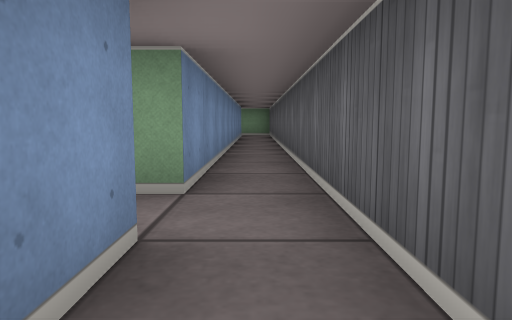
view 1 (above)

18 first-person views from a walk through a cub3D level. The camera is about half as high as the walls, tilts 6° down and sees 70° across. The floor is counted in squares. Each view is taken from the middle of a square. On the plan, view 1 faces up. The plan holds only what a view shows up to about 9 squares ahead; the rest is blank.

view 2
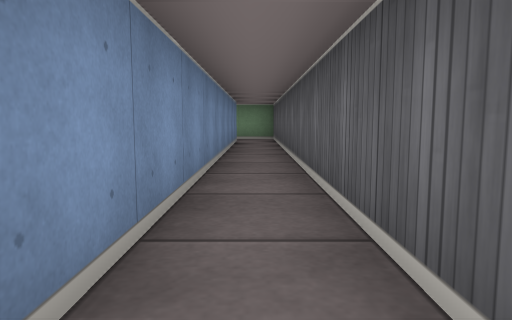

view 3
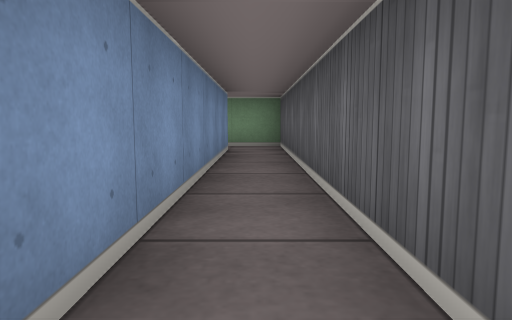

view 4
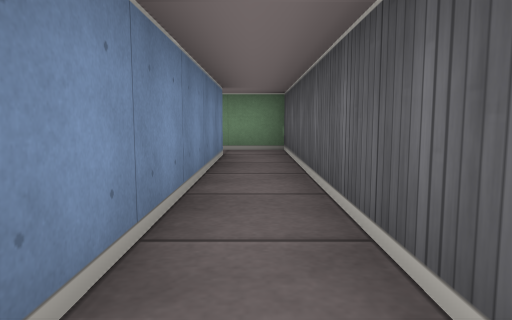

view 5
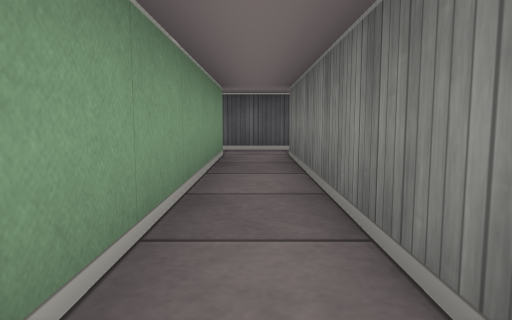

view 6
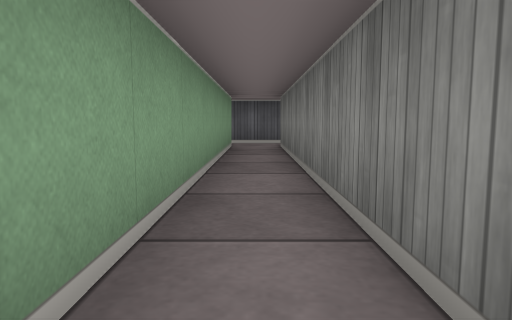

view 7
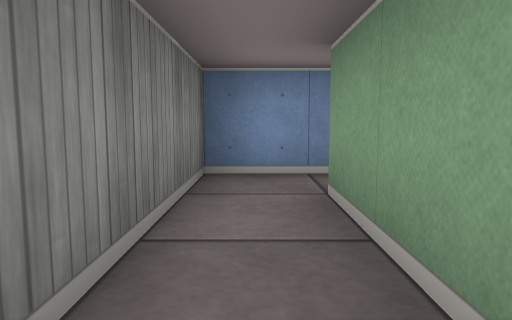

view 8
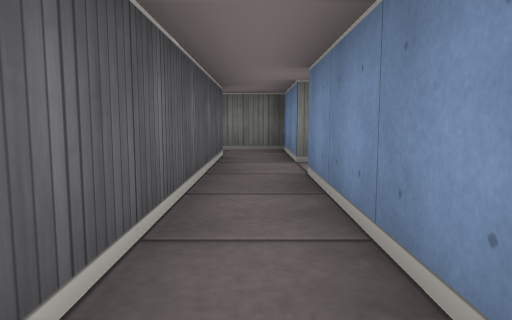

view 9
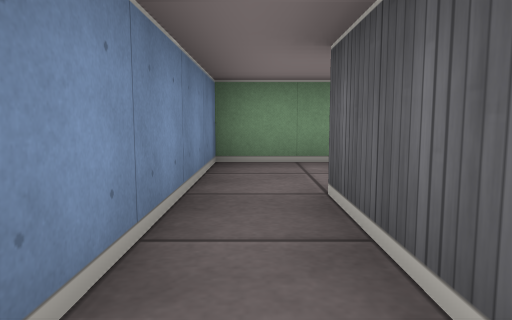

view 10
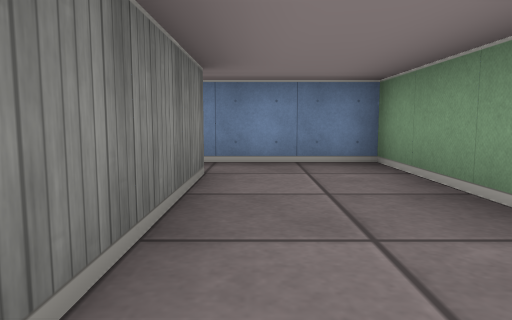

view 11
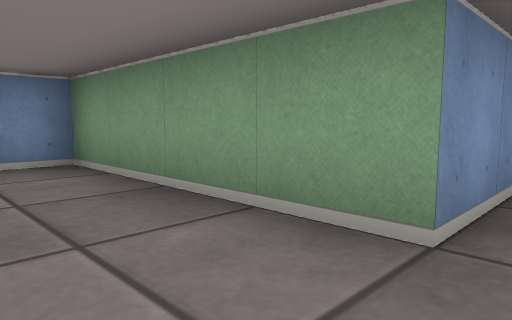

view 12
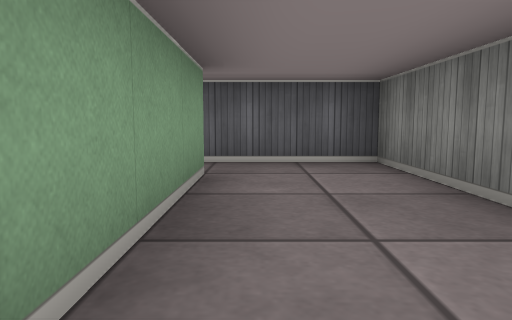

view 13
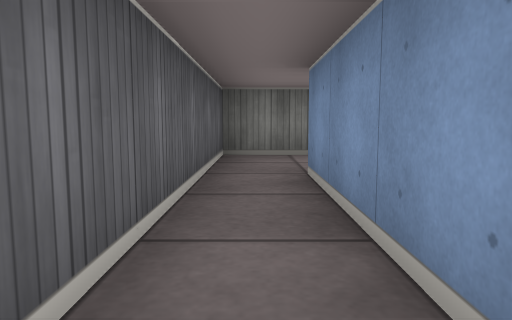

view 14
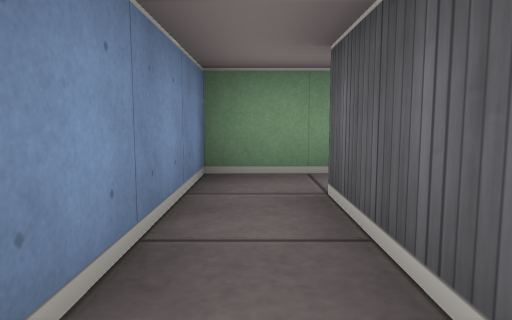

view 15
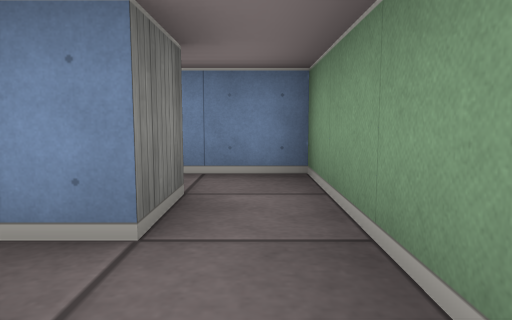

view 16
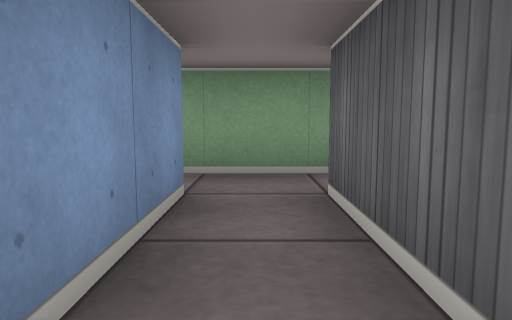

view 17
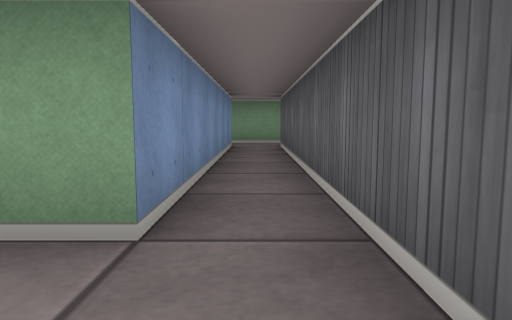

view 18
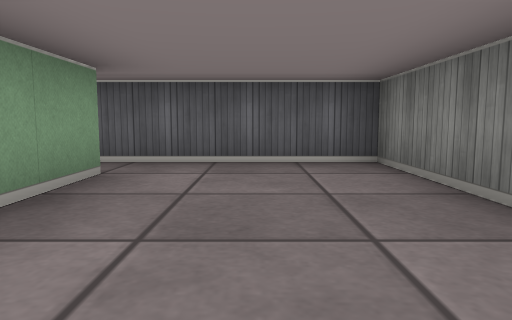

### Floor plan
Points are (right, up) in squares from view 1. A wall is a line through its corners. A room is listed if a view was taken in it or the views show most of it. See-through windows are left out.
Room 1 (views 1, 2, 3, 4, 5, 6, 7, 15)
walls: (0.5, 0.6) (0.5, 13.5) (-1.5, 13.5); (-8.5, 3.5) (-8.5, 1.5) (-0.5, 1.5) (-0.5, 0.6); (-0.5, 12.5) (-0.5, 2.5) (-7.5, 2.5) (-7.5, 3.5)
ways out: opening at (-1, 13) to room 3; opening at (-8, 3)
Room 2 (views 8, 9, 10, 11, 12, 13, 14)
walls: (-7.5, 4.5) (-7.5, 7.5) (-3.5, 7.5) (-3.5, 12.5); (-3.5, 13.5) (-4.5, 13.5) (-4.5, 9.5) (-8.5, 9.5) (-8.5, 4.5)
ways out: opening at (-3, 13) to room 3; opening at (-8, 5)
Room 3 (views 16, 17, 18)
walls: (-4, 3.5) (-1.5, 3.5) (-1.5, 12.5); (-3.5, 12.5) (-2.5, 12.5) (-2.5, 6.5) (-4, 6.5); (-1.5, 13.5) (-3.5, 13.5)
ways out: opening at (-1, 13) to room 1; opening at (-3, 13) to room 2

Where each view was taken, in squares from view 1:
view 1: 0 up, 0 right, facing up
view 2: 3 up, 0 right, facing up
view 3: 6 up, 0 right, facing up
view 4: 7 up, 0 right, facing up
view 5: 2 up, 6 left, facing right
view 6: 2 up, 8 left, facing right
view 7: 2 up, 5 left, facing left
view 8: 8 up, 8 left, facing down
view 9: 5 up, 8 left, facing up
view 10: 8 up, 4 left, facing left
view 11: 8 up, 4 left, facing up-left
view 12: 9 up, 8 left, facing right
view 13: 13 up, 4 left, facing down
view 14: 10 up, 4 left, facing up
view 15: 13 up, 1 left, facing left
view 16: 10 up, 2 left, facing up
view 17: 5 up, 2 left, facing up
view 18: 5 up, 6 left, facing right
